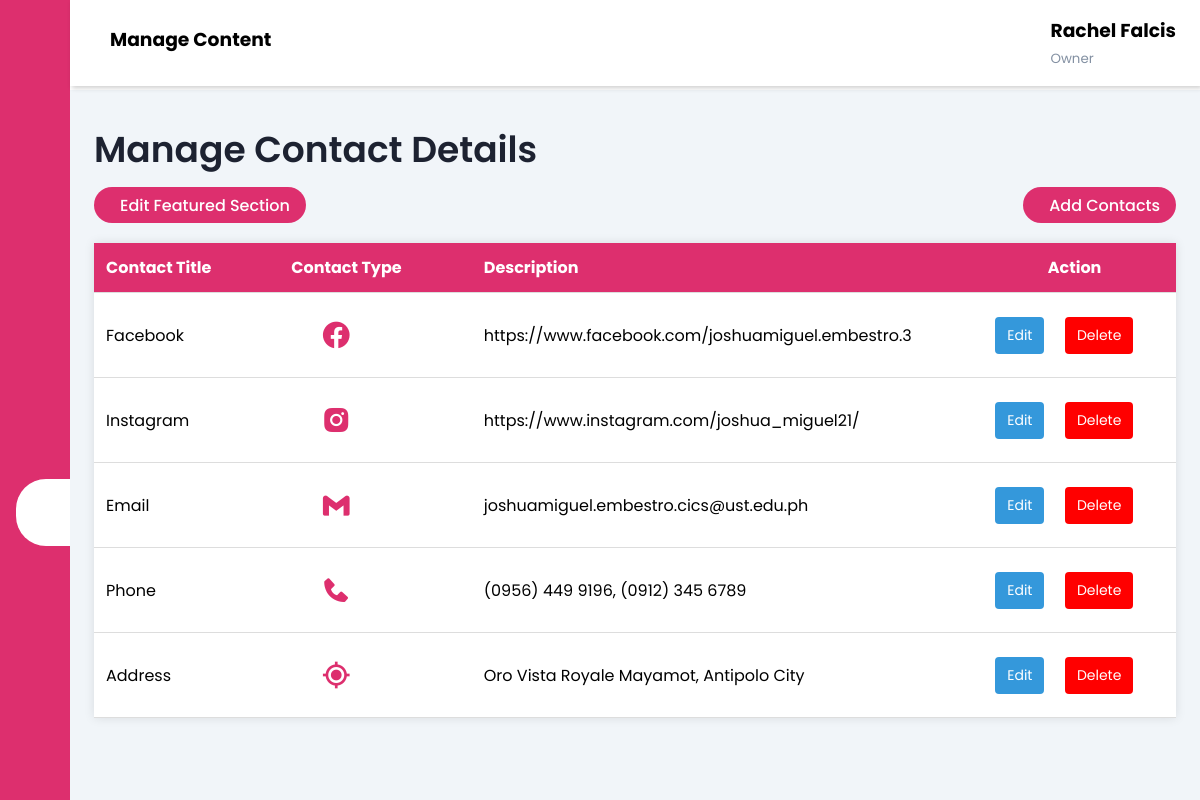
The page /pages/owner_content_details.php (signed in) on the database its author committed.
### tables this page shows
CREATE TABLE `contacts` (
  `contacts_id` int(11) NOT NULL,
  `contacts_name` varchar(255) NOT NULL,
  `icon_link` varchar(255) NOT NULL,
  `contacts_description` varchar(255) NOT NULL
);

### pages/owner_content_details.php (the view, shortened to what this page needs)
<!DOCTYPE html>
<html lang="en">
<head>
    <link rel="stylesheet" href="https://maxst.icons8.com/vue-static/landings/line-awesome/line-awesome/1.3.0/css/line-awesome.min.css">
    <link href='https://unpkg.com/boxicons@2.1.4/css/boxicons.min.css' rel='stylesheet'>
    <link rel="stylesheet" href="../css/dashboard.css">
</head>
<?php
if (isset($_SESSION['firstname'])) {
    $firstname = $_SESSION['firstname'];
} else {
    header("Location: login_page.php");
    exit();
}
if (isset($_SESSION['lastname'])) {
    $lastname = $_SESSION['lastname'];
} else {
    header("Location: login_page.php");
    exit();
}
?>
<body>
    <div class="sidebar">
        <div class="sidebar-brand">
        </div>
        <div class="sidebar-menu">
            <ul>
                <li>
                    <a href="owner_dashboard.php"><span class="las la-igloo"></span>
                        <span>Owner Dashboard</span></a>
                </li>
                <li>
                    <a href="owner_view_customers.php"><span class="las la-users"></span>
                        <span>Customers</span></a>
                </li>
                <li>
                    <a href="owner_item_homepage.php"><span class="las la-shopping-basket"></span>
                        <span>Items</span></a>
                </li>
                <li>
                    <a href=""><span class="las la-shopping-bag"></span>
                        <span>Orders</span></a>
                </li>
                <li>
                    <a href=""><span class="las la-chart-line"></span>
                        <span>Report</span></a>
                </li>
                <li>
                    <a href="manage_employees.php"><span class="las la-user-circle"></span>
                        <span>Manage Employee</span></a>
                </li>
                <li>
                    <a href="owner_featured.php" class="active"><span class="las la-tasks"></span>
                        <span>Manage Content</span></a>
                </li>
                <li>
                    <a href="#" onclick="openLogoutPopup(); return false;"><span class="las la-sign-out-alt"></span>
                        <span>Logout</span></a>
                </li>
            </ul>
        </div>
    </div>
    <div class="main-content">
        <header>
            <h3>
                <label for="nav-toggle">
                    <span class="las la-bars"></span>
                </label>
                Manage Content
            </h3>
            <div class="user-wrapper">
                <div>
                    <h3><?php echo $firstname . " " . $lastname; ?></h3>
                    <small>Owner</small>
                </div>
            </div>
        </header>
        <main>
            <div class="head-title">
                <div class="left">
                    <h3>Manage Contact Details</h3>
                </div>
            </div>
            <div class="head-buttons">
                <a href="owner_featured.php" class="btn-employee">
                    <span class="text">Edit Featured Section</span>
                </a>
                <a href="add_contacts.php" class="btn-employee">
                    <span class="text">Add Contacts</span>
                </a>
            </div>
            <div class="table">
                <table class="table">
                    <thead>
                        <tr>
                            <th>Contact Title</th>
                            <th>Contact Type</th>
                            <th>Description</th>
                            <th>
                                <center>Action</center>
                            </th>
                        </tr>
                    </thead>
                    <tbody>
                        <?php
                        include('../database/db_yeokart.php');
                        $select_query = "SELECT * FROM contacts";
                        $result_query = mysqli_query($con, $select_query);
                        while ($row = mysqli_fetch_assoc($result_query)) {
                            $contacts_id = $row['contacts_id'];
                            echo "<tr>";
                            echo "<td>" . $row['contacts_name'] . "</td>";
                            echo "<td><div class='iconbox'>" . $row['icon_link'] . "</div></td>";
                            echo "<td style='max-width: 350px;'>" . $row['contacts_description'] . "</td>";
                            echo "<td>";
                            echo "<div class='button-class'>";
                            echo "<a href='edit_contacts.php?contacts_id=$contacts_id' class='edit-button'>Edit</a>
                          <form method='post' onsubmit='return confirmDelete()'>
                          <input type='hidden' name='contacts_id' value='$contacts_id'>
                          <button type='submit' name='delete_contacts' class='delete-button'>Delete</button>
                          </form>";
                            echo "</td>";
                            echo "</tr>";
                        }
                        ?>
                    </tbody>
                </table>
            </div>
</body>
</html>

### css/dashboard.css (style rules this page uses)
:root { --main-color: #DD2F6E; --dark-color:#d11c49; --color-dark: #1D2231; --text-grey: #8390A2; }
* { padding: 0; margin: 0; box-sizing: border-box; list-style-type: none; text-decoration: none; font-family: 'Poppins', sans-serif; }
.sidebar { width: 345px; position: fixed; left: 0; top: 0; height: 100%; background-color: var(--main-color); z-index: 100; transition: width 300ms; }
.sidebar-brand { height: 90px; padding: 1rem 0rem 1rem 2rem; color: #fff; }
.sidebar-menu { margin-top: 1rem; }
.sidebar-menu li { width: 100%; margin-bottom: 1.7rem; padding-left: 2rem; }
.sidebar-menu a { padding-left: 1rem; display: block; color: #fff; font-size: 1.1rem; }
.sidebar-menu a.active { background: #fff; padding-top: 1rem; padding-bottom: 1rem; color: var(--main-color); border-radius: 30px 0px 0px 30px; }
.sidebar-menu a span:first-child { font-size: 1.5rem; padding-right: 1rem; }
#nav-toggle:not(:checked) + .sidebar { width: 70px; }
#nav-toggle:not(:checked) + .sidebar .sidebar-brand, #nav-toggle:not(:checked) + .sidebar li { padding-left: 1rem; text-align: center; }
#nav-toggle:not(:checked) + .sidebar li a { padding-left: 0rem; }
#nav-toggle:not(:checked) ~ .main-content { margin-left: 70px; }
#nav-toggle:not(:checked) ~ .main-content header { width: calc(100% - 70px); left: 70px; }
.main-content { transition: margin-left 300ms; margin-left: 345px; }
.head-title { display: flex; align-items: center; justify-content: space-between; grid-gap: 16px; flex-wrap: wrap; }
.head-title .left h3 { font-size: 36px; font-weight: 600; margin-bottom: 10px; color: var(--color-dark) }
.head-buttons { display: flex; align-items: center; justify-content: space-between; grid-gap: 16px; flex-wrap: wrap; }
.head-buttons .btn-employee { height: 36px; padding: 0 16px; border-radius: 36px; background-color: var(--main-color); color: #fff; display: flex; align-items: center; justify-content: center; grid-gap: 10px; font-weight: 500; }
header { background-color: #fff; display: flex; justify-content: space-between; padding: 1rem 1.5rem; box-shadow: 2px 2px 5px rgba(0,0,0,0.2); position: fixed; left: 345px; width: calc(100% - 345px); top: 0; z-index: 100; transition: left 300ms; }
header label span { font-size: 1.7rem; padding-right: 1rem; }
.user-wrapper { display: flex; align-items: center; }
.user-wrapper small { display: inline-block; color: var(--text-grey); }
main { margin-top: 90px; padding: 2rem 1.5rem; background: #f1f5f9; min-height: calc(100vh - 90px); }
table { border-collapse: collapse; width: 100%; margin-top: 20px; box-shadow: 0 0 10px rgba(0, 0, 0, 0.1); }
th, td { padding: 12px; text-align: left; border-bottom: 1px solid #ddd; }
tr { background-color: #fff; }
th { background-color: var(--main-color); color: #fff; }
.button-class { display: flex; justify-content: space-around; }
.delete-button { background-color: #ff0000; color: #fff; padding: 8px 12px; border: none; border-radius: 4px; cursor: pointer; font-size: 14px; }
.edit-button { background-color: #3498db; color: #fff; padding: 8px 12px; border: none; border-radius: 4px; cursor: pointer; font-size: 14px; }
.iconbox { width: 60px; height: 60px; display: flex; align-items: center; margin-left: 15px; justify-content: center; color: var( --main-color); font-size: 32px; border-radius: 100px; }

### rows shown on the page
contacts: contacts_name "Facebook", contacts_description "https://www.facebook.com/joshuamiguel.embestro.3"
contacts: contacts_name "Instagram", contacts_description "https://www.instagram.com/joshua_miguel21/"
contacts: contacts_name "Email", contacts_description "joshuamiguel.embestro.cics@ust.edu.ph"
contacts: contacts_name "Phone", contacts_description "(0956) 449 9196, (0912) 345 6789"
contacts: contacts_name "Address", contacts_description "Oro Vista Royale Mayamot, Antipolo City"

### other values the page prints
$firstname "Rachel"
$lastname "Falcis"
